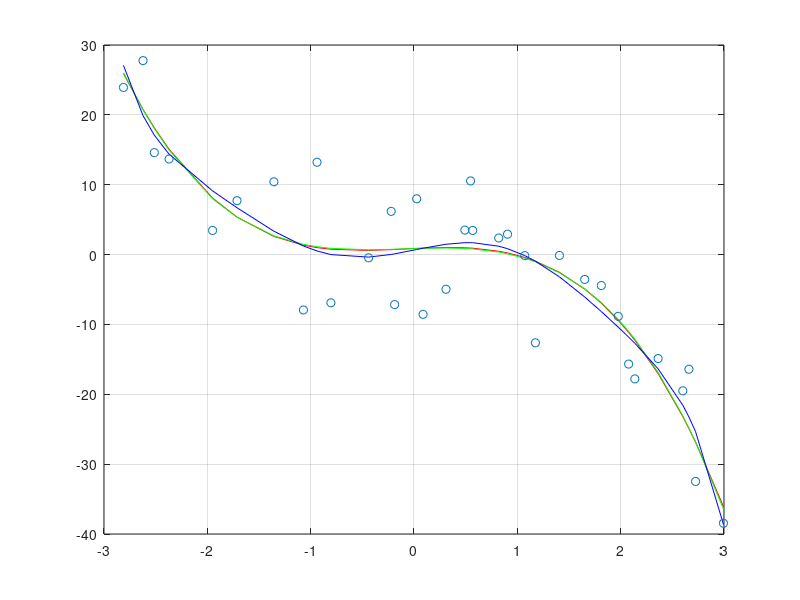

This figure's MATLAB source:
data = csvread("trainset1-15.csv");

x = data(:,1);
y = data(:,2);

% Polynomial 3
mat_X = [];
mat_X(:,2) = x;
mat_X(:,1) = 1;
mat_X(:,3) = x .^ 2;
mat_X(:,4) = x .^ 3;

w_pol3 = (inverse(transpose(mat_X) * mat_X)) * transpose(mat_X) * y;
y_pol3 = mat_X * w_pol3;

sse(1,1) = sum((y-y_pol3).^2);


% Polynomial 5
mat_X = [];
mat_X(:,2) = x;
mat_X(:,1) = 1;
mat_X(:,3) = x .^ 2;
mat_X(:,4) = x .^ 3;
mat_X(:,5) = x .^ 4;
mat_X(:,6) = x .^ 5;

w_pol5 = (inverse(transpose(mat_X) * mat_X)) * transpose(mat_X) * y
y_pol5 = mat_X * w_pol5

sse(1,2) = sum((y-y_pol5).^2);


% Polynomial 7
mat_X = [];
mat_X(:,2) = x;
mat_X(:,1) = 1;
mat_X(:,3) = x .^ 2;
mat_X(:,4) = x .^ 3;
mat_X(:,5) = x .^ 4;
mat_X(:,6) = x .^ 5;
mat_X(:,7) = x .^ 6;
mat_X(:,8) = x .^ 7;


w_pol7 = (inverse(transpose(mat_X) * mat_X)) * transpose(mat_X) * y
y_pol7 = mat_X * w_pol7

sse(1,3) = sum((y-y_pol7).^2);


data_test = csvread("testset1-15.csv");
x_test = data_test(:,1)

mat_X = [];
mat_X(:,2) = x_test;
mat_X(:,1) = 1;
mat_X(:,3) = x_test .^ 2;
mat_X(:,4) = x_test .^ 3;
mat_X(:,5) = x_test .^ 4;
mat_X(:,6) = x_test .^ 5;

y_test = mat_X * w_pol5

plot(x,y_pol3, "r");
hold on;
plot(x,y_pol5, "g");
hold on;
plot(x,y_pol7, "b");
hold on;
scatter(x,y); grid on;